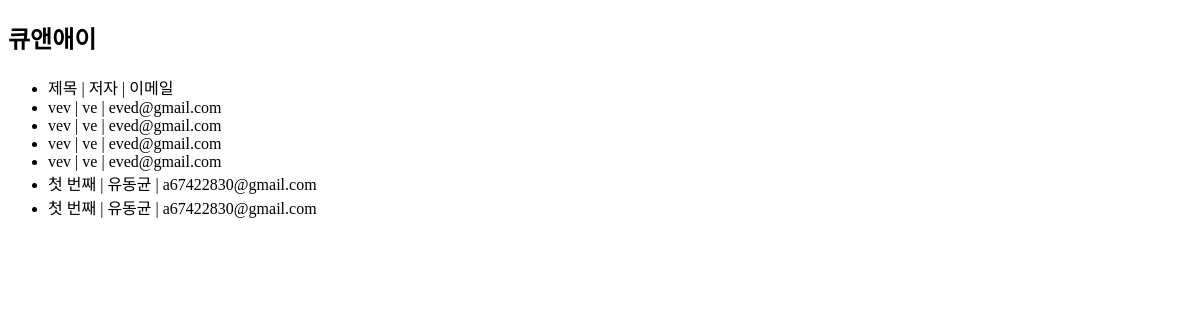
The page /list/ on the database as committed earlier.
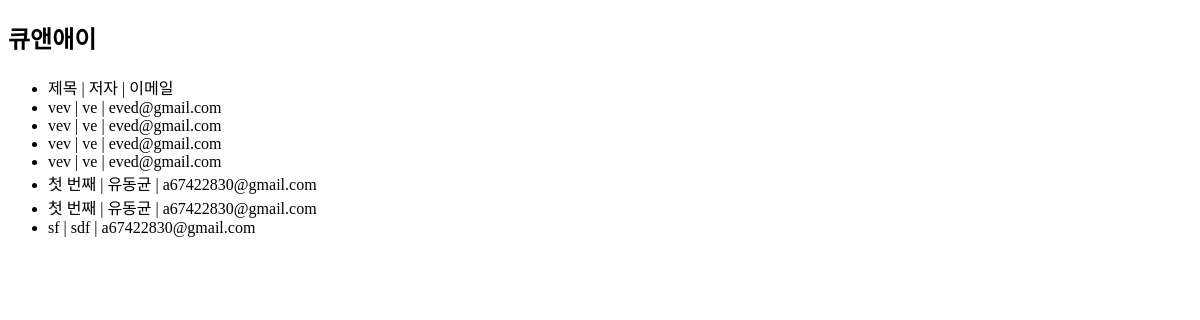
The same page on the database as committed later.
### config/models.py (models this page shows)
class Article(models.Model):
    name = models.CharField(max_length=50)
    title = models.CharField(max_length=50)
    contents = models.TextField()
    url = models.URLField()
    email = models.EmailField()
    cdate = models.DateTimeField(auto_now_add=True)

### config/views.py (the view)
# urls.py: path('list/', views.list, name='list'),
def list(request):
    articleList = Article.objects.all()
    return render(request, 'list.html', {'articleList':articleList})

### templates/list.html (shortened to what this page needs)
<!DOCTYPE html>
<html>
<head>
</head>
<body>
    <h2>큐앤애이</h2>
    <ul>
        <li>제목 | 저자 | 이메일</li>
    {% for article in articleList %}
    <li>{{ article.title }} | {{ article.name }} | {{ article.email}}</li>
    {% endfor %}
    </ul>
</body>
</html>

Rows that differ between the two databases and show on the page:
added Article: title "sf", name "sdf", email "a67422830@gmail.com"
